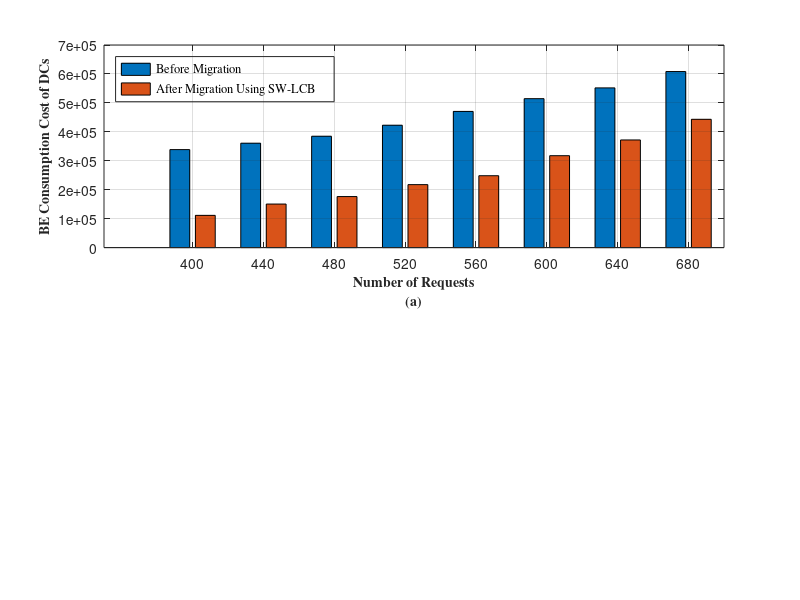

The MATLAB script that drew this image: (Note: this script raises an error after producing the figure.)
close all
clear all

NumOfReq = [400, 440, 480, 520, 560,600, 640, 680];
c_before = [338612.662, 360735.45, 384823.185, 422858.22, 470530.75, 514626.157, 551831.752, 608295.03];
c_after = [111371.129, 150444.56, 176345.20, 217604.52, 248386.76, 317588.675, 371920.075, 443297.37];
imprv_percentage = [71.27, 62.41, 61.27, 55.930, 51.56, 44.903, 37.29, 34.037];


numOfReq = [400, 440, 480, 520,560,600, 640, 680];

cmig_MAB = [620.219,642.765, 657.634, 663.532, 684.864, 709.931, 722.419, 776.470];
cmig_kube =[825.905, 837.905, 845.866, 867.306, 903.450, 943.589, 965.046, 1062.129];
cmig_greedy= [1180.360, 1238.21, 1312.003, 1424.276, 1561.450, 1603.640, 1755.074, 1825.623];


%1
subplot(2,1,1)
comp = [c_before(:),c_after(:)];
bar(NumOfReq, comp, 'grouped')
grid on
xlabel(['Number of Requests',newline,'(a)'],'fontweight','bold','fontsize',10, 'FontName','times')
ylabel('BE Consumption Cost of DCs','fontweight','bold','fontsize',10,'FontName','times')
lgnd1 = legend('Before Migration', 'After Migration Using SW-LCB','Location','northwest','FontName','times')
set(lgnd1,'color','none', 'EdgeColor', 'none');

%2
subplot(2,1,2)
cost =[cmig_MAB(:),cmig_kube(:), cmig_greedy(:)];
bar(numOfReq,cost,'grouped')
grid on
xlabel(['Number of Requests',newline,'(b)'],'fontweight','bold','fontsize',10, 'FontName','times')
ylabel('Migration Cost','fontweight','bold','fontsize',10, 'FontName','times')
lgnd2 = legend('SW-LCB','KUBE', '\epsilon-Greedy','Location','northwest')
set(lgnd2,'color','none', 'EdgeColor', 'none');



%%
  
  
numOfReq = [400, 440, 480, 520,560,600, 640, 680];
cnet_MAB = [62211.65, 73865.998, 74234.51, 84712.497, 88867.598, 97326.853, 109684.510, 112587.141];
cnet_noGrooming = [73086.036, 81644.474, 85410.116, 94512.86, 101005.459, 107090.506, 123338.612, 128075.53];
cnet_greedy= [79864.439, 84509.830, 89251.366, 99561.841, 105341.893, 111557.98, 128891.856,  136814.159  ];
cnet_greedy_noG = [83409.051, 88104.76, 95371.433, 106097.349, 112122.422, 119495.358, 135899.89, 144140.213 ];


c_MAB_noMig = [338612.662, 360735.45, 384823.185, 422858.22, 470530.75, 514626.157, 551831.752, 608295.03];
c_MAB =[111996.175, 151088.89, 176997.912, 218276.979, 249083.57, 318296.073, 372650.38, 444044.44];
c_kube =[120305.188, 160559.57, 191198.42, 225520.734, 266616.77, 332883.30, 397781.452, 465523.408 ];
c_greedy = [159413.938, 182425.200, 222158.248, 252664.684, 294853.963, 359207.801, 433763.105, 509218.67 ];

%1
subplot(2,1,1)
netcost = [cnet_greedy_noG(:),cnet_greedy(:),cnet_noGrooming(:), cnet_MAB(:)];
bar(numOfReq,netcost,'grouped')
grid on
xlabel(['Number of Requests',newline,'(a)'],'fontweight','bold','fontsize',10, 'FontName','times')
ylabel('Cost of Optical Network Devices','fontweight','bold','fontsize',10, 'FontName','times')
lgnd3 = legend('\epsilon-Greedy Without Optical Grooming','\epsilon-Greedy With Optical Grooming','SW-LCB Without Optical Grooming','SW-LCB', 'Location','northwest');
set(lgnd3,'color','none', 'EdgeColor', 'none');

%2
subplot(2,1,2)
total = [c_MAB(:),c_kube(:), c_greedy(:), c_MAB_noMig(:)];
bar(numOfReq,total,'grouped')
grid on
xlabel(['Number of Requests',newline,'(b)'],'fontweight','bold','fontsize',10, 'FontName','times')
ylabel('Total Cost','fontweight','bold','fontsize',10, 'FontName','times')
lgnd4 = legend('SW-LCB','KUBE','\epsilon-Greedy','No Migration','Location','northwest')
set(lgnd4,'color','none', 'EdgeColor', 'none');
